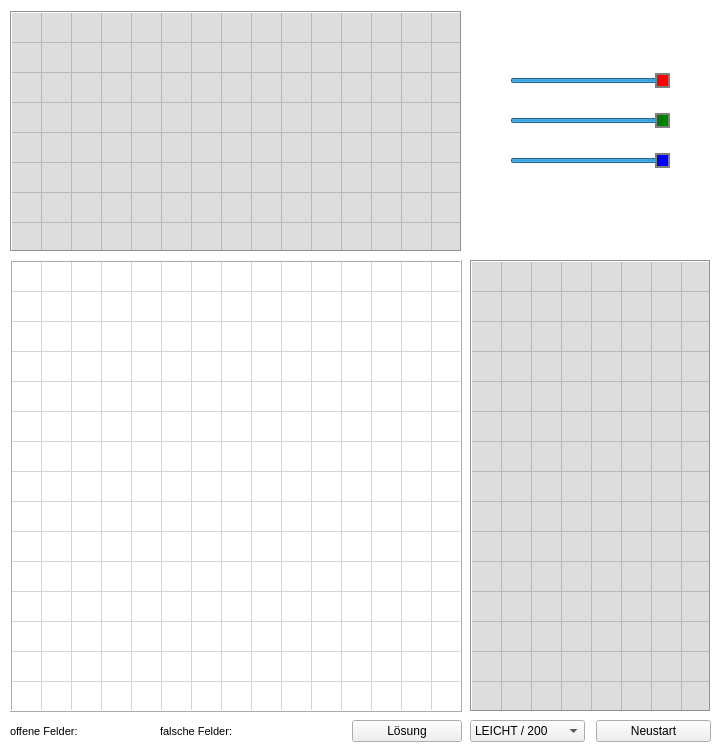
<?xml version="1.0" encoding="UTF-8"?>
<ui version="4.0">
 <class>window</class>
 <widget class="QWidget" name="window">
  <property name="windowModality">
   <enum>Qt::NonModal</enum>
  </property>
  <property name="enabled">
   <bool>true</bool>
  </property>
  <property name="geometry">
   <rect>
    <x>0</x>
    <y>0</y>
    <width>720</width>
    <height>750</height>
   </rect>
  </property>
  <property name="sizePolicy">
   <sizepolicy hsizetype="Ignored" vsizetype="Ignored">
    <horstretch>0</horstretch>
    <verstretch>0</verstretch>
   </sizepolicy>
  </property>
  <property name="minimumSize">
   <size>
    <width>720</width>
    <height>750</height>
   </size>
  </property>
  <property name="maximumSize">
   <size>
    <width>720</width>
    <height>750</height>
   </size>
  </property>
  <property name="windowTitle">
   <string>Form</string>
  </property>
  <property name="layoutDirection">
   <enum>Qt::LeftToRight</enum>
  </property>
  <property name="styleSheet">
   <string notr="true">background-color: #fff</string>
  </property>
  <widget class="QTableWidget" name="table_ver">
   <property name="enabled">
    <bool>false</bool>
   </property>
   <property name="geometry">
    <rect>
     <x>10</x>
     <y>11</y>
     <width>452</width>
     <height>241</height>
    </rect>
   </property>
   <property name="sizePolicy">
    <sizepolicy hsizetype="Ignored" vsizetype="Ignored">
     <horstretch>0</horstretch>
     <verstretch>0</verstretch>
    </sizepolicy>
   </property>
   <property name="font">
    <font>
     <pointsize>12</pointsize>
     <weight>75</weight>
     <bold>true</bold>
    </font>
   </property>
   <property name="styleSheet">
    <string notr="true">background-color:#ddd;</string>
   </property>
   <property name="frameShape">
    <enum>QFrame::Box</enum>
   </property>
   <property name="frameShadow">
    <enum>QFrame::Sunken</enum>
   </property>
   <property name="verticalScrollBarPolicy">
    <enum>Qt::ScrollBarAlwaysOff</enum>
   </property>
   <property name="horizontalScrollBarPolicy">
    <enum>Qt::ScrollBarAlwaysOff</enum>
   </property>
   <property name="sizeAdjustPolicy">
    <enum>QAbstractScrollArea::AdjustToContents</enum>
   </property>
   <property name="autoScroll">
    <bool>false</bool>
   </property>
   <property name="editTriggers">
    <set>QAbstractItemView::NoEditTriggers</set>
   </property>
   <property name="tabKeyNavigation">
    <bool>false</bool>
   </property>
   <property name="showDropIndicator" stdset="0">
    <bool>false</bool>
   </property>
   <property name="dragDropOverwriteMode">
    <bool>false</bool>
   </property>
   <property name="selectionMode">
    <enum>QAbstractItemView::NoSelection</enum>
   </property>
   <property name="rowCount">
    <number>8</number>
   </property>
   <property name="columnCount">
    <number>15</number>
   </property>
   <attribute name="horizontalHeaderVisible">
    <bool>false</bool>
   </attribute>
   <attribute name="horizontalHeaderDefaultSectionSize">
    <number>30</number>
   </attribute>
   <attribute name="horizontalHeaderHighlightSections">
    <bool>false</bool>
   </attribute>
   <attribute name="horizontalHeaderMinimumSectionSize">
    <number>0</number>
   </attribute>
   <attribute name="verticalHeaderVisible">
    <bool>false</bool>
   </attribute>
   <attribute name="verticalHeaderHighlightSections">
    <bool>false</bool>
   </attribute>
   <attribute name="verticalHeaderMinimumSectionSize">
    <number>0</number>
   </attribute>
   <row/>
   <row/>
   <row/>
   <row/>
   <row/>
   <row/>
   <row/>
   <row/>
   <column/>
   <column/>
   <column/>
   <column/>
   <column/>
   <column/>
   <column/>
   <column/>
   <column/>
   <column/>
   <column/>
   <column/>
   <column/>
   <column/>
   <column/>
   <item row="1" column="1">
    <property name="text">
     <string/>
    </property>
   </item>
   <item row="3" column="0">
    <property name="text">
     <string/>
    </property>
   </item>
   <item row="3" column="1">
    <property name="text">
     <string/>
    </property>
   </item>
   <item row="3" column="2">
    <property name="text">
     <string/>
    </property>
   </item>
   <item row="4" column="1">
    <property name="text">
     <string/>
    </property>
   </item>
   <item row="4" column="2">
    <property name="text">
     <string/>
    </property>
   </item>
   <item row="4" column="3">
    <property name="text">
     <string/>
    </property>
   </item>
   <item row="5" column="1">
    <property name="text">
     <string/>
    </property>
   </item>
   <item row="5" column="2">
    <property name="text">
     <string/>
    </property>
   </item>
  </widget>
  <widget class="QTableWidget" name="table_game">
   <property name="enabled">
    <bool>false</bool>
   </property>
   <property name="geometry">
    <rect>
     <x>10</x>
     <y>260</y>
     <width>452</width>
     <height>452</height>
    </rect>
   </property>
   <property name="sizePolicy">
    <sizepolicy hsizetype="Ignored" vsizetype="Ignored">
     <horstretch>0</horstretch>
     <verstretch>0</verstretch>
    </sizepolicy>
   </property>
   <property name="font">
    <font>
     <pointsize>15</pointsize>
     <weight>75</weight>
     <bold>true</bold>
    </font>
   </property>
   <property name="focusPolicy">
    <enum>Qt::NoFocus</enum>
   </property>
   <property name="layoutDirection">
    <enum>Qt::LeftToRight</enum>
   </property>
   <property name="styleSheet">
    <string notr="true">background-color: white;</string>
   </property>
   <property name="frameShape">
    <enum>QFrame::Box</enum>
   </property>
   <property name="frameShadow">
    <enum>QFrame::Raised</enum>
   </property>
   <property name="verticalScrollBarPolicy">
    <enum>Qt::ScrollBarAlwaysOff</enum>
   </property>
   <property name="horizontalScrollBarPolicy">
    <enum>Qt::ScrollBarAlwaysOff</enum>
   </property>
   <property name="sizeAdjustPolicy">
    <enum>QAbstractScrollArea::AdjustIgnored</enum>
   </property>
   <property name="autoScroll">
    <bool>false</bool>
   </property>
   <property name="editTriggers">
    <set>QAbstractItemView::NoEditTriggers</set>
   </property>
   <property name="tabKeyNavigation">
    <bool>false</bool>
   </property>
   <property name="showDropIndicator" stdset="0">
    <bool>false</bool>
   </property>
   <property name="dragDropOverwriteMode">
    <bool>false</bool>
   </property>
   <property name="selectionMode">
    <enum>QAbstractItemView::NoSelection</enum>
   </property>
   <property name="showGrid">
    <bool>true</bool>
   </property>
   <property name="rowCount">
    <number>15</number>
   </property>
   <property name="columnCount">
    <number>15</number>
   </property>
   <attribute name="horizontalHeaderVisible">
    <bool>false</bool>
   </attribute>
   <attribute name="horizontalHeaderDefaultSectionSize">
    <number>30</number>
   </attribute>
   <attribute name="horizontalHeaderHighlightSections">
    <bool>false</bool>
   </attribute>
   <attribute name="horizontalHeaderMinimumSectionSize">
    <number>0</number>
   </attribute>
   <attribute name="verticalHeaderVisible">
    <bool>false</bool>
   </attribute>
   <attribute name="verticalHeaderDefaultSectionSize">
    <number>30</number>
   </attribute>
   <attribute name="verticalHeaderHighlightSections">
    <bool>false</bool>
   </attribute>
   <attribute name="verticalHeaderMinimumSectionSize">
    <number>0</number>
   </attribute>
   <row/>
   <row/>
   <row/>
   <row/>
   <row/>
   <row/>
   <row/>
   <row/>
   <row/>
   <row/>
   <row/>
   <row/>
   <row/>
   <row/>
   <row/>
   <column/>
   <column/>
   <column/>
   <column/>
   <column/>
   <column/>
   <column/>
   <column/>
   <column/>
   <column/>
   <column/>
   <column/>
   <column/>
   <column/>
   <column/>
   <item row="2" column="1">
    <property name="text">
     <string/>
    </property>
   </item>
  </widget>
  <widget class="QTableWidget" name="table_hor">
   <property name="enabled">
    <bool>false</bool>
   </property>
   <property name="geometry">
    <rect>
     <x>470</x>
     <y>260</y>
     <width>241</width>
     <height>452</height>
    </rect>
   </property>
   <property name="sizePolicy">
    <sizepolicy hsizetype="Ignored" vsizetype="Ignored">
     <horstretch>0</horstretch>
     <verstretch>0</verstretch>
    </sizepolicy>
   </property>
   <property name="font">
    <font>
     <pointsize>12</pointsize>
     <weight>75</weight>
     <bold>true</bold>
    </font>
   </property>
   <property name="styleSheet">
    <string notr="true">background-color:#ddd;</string>
   </property>
   <property name="frameShape">
    <enum>QFrame::Box</enum>
   </property>
   <property name="frameShadow">
    <enum>QFrame::Sunken</enum>
   </property>
   <property name="verticalScrollBarPolicy">
    <enum>Qt::ScrollBarAlwaysOff</enum>
   </property>
   <property name="horizontalScrollBarPolicy">
    <enum>Qt::ScrollBarAlwaysOff</enum>
   </property>
   <property name="sizeAdjustPolicy">
    <enum>QAbstractScrollArea::AdjustToContents</enum>
   </property>
   <property name="autoScroll">
    <bool>false</bool>
   </property>
   <property name="editTriggers">
    <set>QAbstractItemView::NoEditTriggers</set>
   </property>
   <property name="tabKeyNavigation">
    <bool>false</bool>
   </property>
   <property name="showDropIndicator" stdset="0">
    <bool>false</bool>
   </property>
   <property name="dragDropOverwriteMode">
    <bool>false</bool>
   </property>
   <property name="selectionMode">
    <enum>QAbstractItemView::NoSelection</enum>
   </property>
   <property name="rowCount">
    <number>15</number>
   </property>
   <property name="columnCount">
    <number>8</number>
   </property>
   <attribute name="horizontalHeaderVisible">
    <bool>false</bool>
   </attribute>
   <attribute name="horizontalHeaderDefaultSectionSize">
    <number>30</number>
   </attribute>
   <attribute name="horizontalHeaderHighlightSections">
    <bool>false</bool>
   </attribute>
   <attribute name="horizontalHeaderMinimumSectionSize">
    <number>0</number>
   </attribute>
   <attribute name="verticalHeaderVisible">
    <bool>false</bool>
   </attribute>
   <attribute name="verticalHeaderHighlightSections">
    <bool>false</bool>
   </attribute>
   <attribute name="verticalHeaderMinimumSectionSize">
    <number>0</number>
   </attribute>
   <row/>
   <row/>
   <row/>
   <row/>
   <row/>
   <row/>
   <row/>
   <row/>
   <row/>
   <row/>
   <row/>
   <row/>
   <row/>
   <row/>
   <row/>
   <column/>
   <column/>
   <column/>
   <column/>
   <column/>
   <column/>
   <column/>
   <column/>
   <item row="1" column="1">
    <property name="text">
     <string/>
    </property>
   </item>
   <item row="2" column="0">
    <property name="text">
     <string/>
    </property>
   </item>
   <item row="2" column="1">
    <property name="text">
     <string/>
    </property>
   </item>
   <item row="3" column="1">
    <property name="text">
     <string/>
    </property>
   </item>
  </widget>
  <widget class="QLabel" name="label_leftText">
   <property name="geometry">
    <rect>
     <x>10</x>
     <y>720</y>
     <width>81</width>
     <height>23</height>
    </rect>
   </property>
   <property name="font">
    <font>
     <pointsize>8</pointsize>
    </font>
   </property>
   <property name="text">
    <string>offene Felder:</string>
   </property>
  </widget>
  <widget class="QPushButton" name="button_solution">
   <property name="geometry">
    <rect>
     <x>352</x>
     <y>720</y>
     <width>110</width>
     <height>22</height>
    </rect>
   </property>
   <property name="autoFillBackground">
    <bool>false</bool>
   </property>
   <property name="styleSheet">
    <string notr="true">background-color:lightgrey,</string>
   </property>
   <property name="text">
    <string>Lösung</string>
   </property>
   <property name="checkable">
    <bool>false</bool>
   </property>
  </widget>
  <widget class="QComboBox" name="combo_stage">
   <property name="enabled">
    <bool>true</bool>
   </property>
   <property name="geometry">
    <rect>
     <x>470</x>
     <y>720</y>
     <width>115</width>
     <height>22</height>
    </rect>
   </property>
   <property name="layoutDirection">
    <enum>Qt::LeftToRight</enum>
   </property>
   <property name="styleSheet">
    <string notr="true">background-color:lightgrey,</string>
   </property>
   <property name="editable">
    <bool>false</bool>
   </property>
   <item>
    <property name="text">
     <string>LEICHT / 200</string>
    </property>
   </item>
   <item>
    <property name="text">
     <string>MITTEL / 150</string>
    </property>
   </item>
   <item>
    <property name="text">
     <string>SCHWER / 125</string>
    </property>
   </item>
   <item>
    <property name="text">
     <string>EXPERTE / 90</string>
    </property>
   </item>
   <item>
    <property name="text">
     <string>UNMÖGLICH / 50</string>
    </property>
   </item>
  </widget>
  <widget class="QPushButton" name="button_newgame">
   <property name="geometry">
    <rect>
     <x>596</x>
     <y>720</y>
     <width>115</width>
     <height>22</height>
    </rect>
   </property>
   <property name="styleSheet">
    <string notr="true">background-color:grey,</string>
   </property>
   <property name="text">
    <string>Neustart</string>
   </property>
  </widget>
  <widget class="QLabel" name="label_left">
   <property name="enabled">
    <bool>false</bool>
   </property>
   <property name="geometry">
    <rect>
     <x>100</x>
     <y>720</y>
     <width>41</width>
     <height>23</height>
    </rect>
   </property>
   <property name="font">
    <font>
     <pointsize>8</pointsize>
     <weight>75</weight>
     <bold>true</bold>
     <kerning>true</kerning>
    </font>
   </property>
   <property name="styleSheet">
    <string notr="true"/>
   </property>
   <property name="text">
    <string/>
   </property>
  </widget>
  <widget class="QLabel" name="label_wrongText">
   <property name="geometry">
    <rect>
     <x>160</x>
     <y>720</y>
     <width>81</width>
     <height>23</height>
    </rect>
   </property>
   <property name="font">
    <font>
     <pointsize>8</pointsize>
    </font>
   </property>
   <property name="text">
    <string>falsche Felder:</string>
   </property>
  </widget>
  <widget class="QLabel" name="label_wrong">
   <property name="enabled">
    <bool>false</bool>
   </property>
   <property name="geometry">
    <rect>
     <x>250</x>
     <y>720</y>
     <width>41</width>
     <height>23</height>
    </rect>
   </property>
   <property name="font">
    <font>
     <pointsize>8</pointsize>
     <weight>75</weight>
     <bold>true</bold>
     <kerning>true</kerning>
    </font>
   </property>
   <property name="styleSheet">
    <string notr="true"/>
   </property>
   <property name="text">
    <string/>
   </property>
  </widget>
  <widget class="QSlider" name="slider_red">
   <property name="geometry">
    <rect>
     <x>510</x>
     <y>70</y>
     <width>160</width>
     <height>22</height>
    </rect>
   </property>
   <property name="styleSheet">
    <string notr="true">QSlider::handle:horizontal {
background-color: red;
padding: 2px;
border: 2px solid gray;
}</string>
   </property>
   <property name="maximum">
    <number>255</number>
   </property>
   <property name="value">
    <number>255</number>
   </property>
   <property name="orientation">
    <enum>Qt::Horizontal</enum>
   </property>
  </widget>
  <widget class="QSlider" name="slider_green">
   <property name="geometry">
    <rect>
     <x>510</x>
     <y>110</y>
     <width>160</width>
     <height>22</height>
    </rect>
   </property>
   <property name="styleSheet">
    <string notr="true">QSlider::handle:horizontal {
background-color: green;
padding: 2px;
border: 2px solid gray;
}</string>
   </property>
   <property name="maximum">
    <number>255</number>
   </property>
   <property name="value">
    <number>255</number>
   </property>
   <property name="orientation">
    <enum>Qt::Horizontal</enum>
   </property>
  </widget>
  <widget class="QSlider" name="slider_blue">
   <property name="geometry">
    <rect>
     <x>510</x>
     <y>150</y>
     <width>160</width>
     <height>22</height>
    </rect>
   </property>
   <property name="styleSheet">
    <string notr="true">QSlider::handle:horizontal {
background-color: blue;
padding: 2px;
border: 2px solid gray;
}</string>
   </property>
   <property name="maximum">
    <number>255</number>
   </property>
   <property name="value">
    <number>255</number>
   </property>
   <property name="orientation">
    <enum>Qt::Horizontal</enum>
   </property>
  </widget>
 </widget>
 <resources/>
 <connections/>
</ui>
